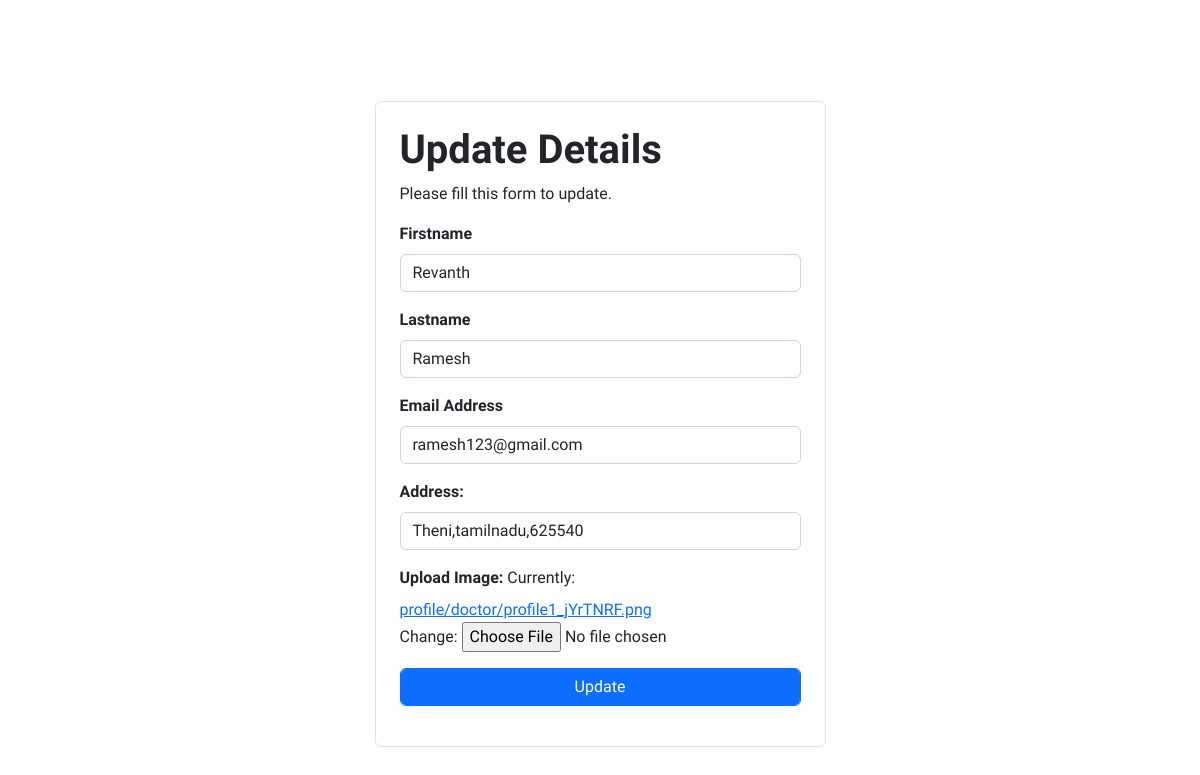
/update-profile/ (signed in), run on the app's committed database.
### users/models.py (models this page shows)
class Doctor(models.Model):
    user = models.OneToOneField(User, on_delete=models.CASCADE, primary_key=True, related_name='doctor')
    first_name = models.CharField(max_length=50)
    last_name = models.CharField(max_length=50)
    profile = models.ImageField(upload_to="profile/doctor/")
    address = models.TextField()

class User(AbstractUser):
    email = models.EmailField(unique=True)
    is_doctor = models.BooleanField(default=False)
    is_patient = models.BooleanField(default=False)

### users/views.py (the view, shortened to what this page needs)
# urls.py: path("update-profile/", views.update_detail, name="update-profile"),
@login_required
def update_detail(request):
    user = request.user
    if user.is_doctor:
        forms = UpdateForm(initial={'first_name':user.doctor.first_name,'last_name':user.doctor.last_name,'email':user.email,'address':user.doctor.address,'profile':user.doctor.profile})
    elif user.is_patient:
        forms = UpdateForm(initial={'first_name':user.patient.first_name,'last_name':user.patient.last_name,'email':user.email,'address':user.patient.address,'profile':user.patient.profile})
    return render(request, 'users/updatedetails.html', {'user':request.user,'form':forms})

### users/forms.py
class UpdateForm(forms.Form):
    first_name = forms.CharField(widget=forms.TextInput(attrs={'class':'form-control','id':'fname','required':'required'}))
    last_name = forms.CharField(widget=forms.TextInput(attrs={'class':'form-control', 'id':'lname','required':'required'}))
    email = forms.EmailField(widget=forms.EmailInput(attrs={'class': 'form-control','required':'required','id':'mail'}))
    address = forms.CharField(widget=forms.TextInput(attrs={'class':'form-control','id':'address','required':'required'}))
    profile = forms.ImageField()

### templates/users/updatedetails.html (shortened to what this page needs)
<!DOCTYPE html>
<html lang="en">
{% load static %}
<head>
  <link href="https://cdn.jsdelivr.net/npm/bootstrap@5.2.0-beta1/dist/css/bootstrap.min.css" rel="stylesheet">
  <link rel="stylesheet" href="main.css">
</head>
<body>
<br>
  <div class="container">
    <div class="row min-vh-100 justify-content-center align-items-center">
      <div class="col-lg-5">
        <div class="form-wrap border rounded p-4">
          <h1>Update Details</h1>
          <p>Please fill this form to update.</p>
          <form action="" method="post" enctype="multipart/form-data">
            <div class="mb-3">
              <label for="fname" class="form-label">Firstname</label>
	            {{form.first_name}}
            </div>
            <div class="mb-3">
              <label for="lname" class="form-label">Lastname</label>
              {{form.last_name}}
            </div>
            <div class="mb-3">
              <label for="mail" class="form-label">Email Address</label>
	            {{form.email}}
            </div>
            <div class="mb-3">
            <label for="address" class="form-label" >Address:</label>
            {{form.address}}
            </div>
            <div class="mb-3">
            <label for="image-upload" class="form-label" >Upload Image:</label>
            {{form.profile}}
            </div>
            <div class="mb-3">
              <input type="submit" class="btn btn-primary form-control" name="submit" value="Update">
            </div>
          </form>
        </div>
      </div>
    </div>
  </div>
  <br>
</body>
</html>

### static/css/main.css (style rules this page uses)
body { font-family: "Barlow Semi Condensed", sans-serif; }
.form-wrap h1, .form-wrap .form-label { font-weight: 600; }

### data on the page
Doctor: first_name "Revanth", last_name "Ramesh", address "Theni,tamilnadu,625540"
User: email "ramesh123@gmail.com"
